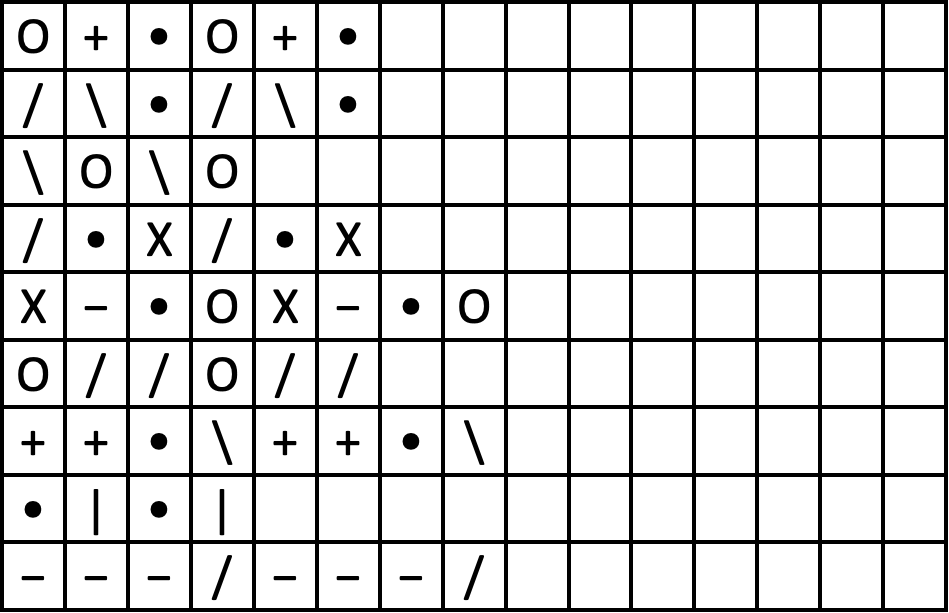
#> input picture COMS 575 – Computational Perception & Computer Vision/hw2/HW2/hw2_files/p1_output.png, 949 x 613 px, found by its file name
$ python p9.py   (older library calls are emulated)
#> lines starting #> are read from the running program, lines starting #| are printed output that depends on the picture; after the words box and inside, x2 and y2 are one past the last pixel; in counts of white or black regions, pixels touching at a corner belong together
import os
import cv2
import numpy as np
import random

# Part 9
# Find all words and highlight them in differnt colors.

delta_x = [-1, -1, -1, 0, 0, 1, 1, 1]
delta_y = [-1, 0, 1, -1, 1, -1, 0, 1]


def color_change(modify_image, corner, rect, color):
    gray = cv2.cvtColor(modify_image, cv2.COLOR_BGR2GRAY)
    binary = cv2.threshold(gray, 225, 255, cv2.THRESH_BINARY_INV)[1]
    x, y, width, height = rect

    for row in range(x - 3, x + width + 3):
        for col in range(y - 3, y + height + 3):
            if binary[col + corner[0] - 1][row + corner[1] - 1] > 225:
                modify_image[col + corner[0] - 1][row + corner[1] - 1] = color


def search(grid, word):
    rows = len(grid)
    cols = len(grid[0])
    length = len(word)
    for row in range(rows):
        for col in range(cols):
            if grid[row][col] != word:
                continue
            else:
                return row, col


def color_word(modify_image, corner, rect_array, position, color):
    row, col, dir, length = position
    for l in range(length + 1):
        color_change(modify_image, corner, rect_array[row][col], color)
        row += delta_y[dir]
        col += delta_x[dir]


def rand_color():
    b = random.randint(5, 245)
    g = random.randint(5, 245)
    r = random.randint(5, 245)

    return b, g, r


image = cv2.imread('/Users/ibnefarabishihab/Desktop/Course materials /COMS 575/HW2/hw2_files/p1_output.png')
#> image is the input picture: shape (613, 949, 3); min 0, max 255, mean 216.4
# cv2.imshow("Input Image", image)

gray = cv2.cvtColor(image, cv2.COLOR_BGR2GRAY)
binary = cv2.threshold(gray, 235, 255, cv2.THRESH_BINARY_INV)[1]
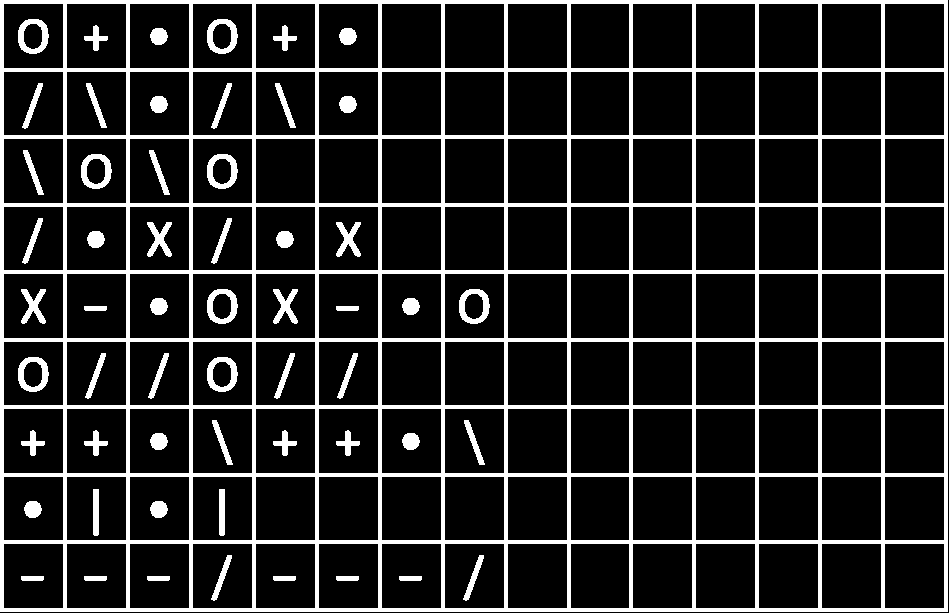
#> binary: shape (613, 949); 15.5% white; 57 white regions, largest, box (x1, y1, x2, y2) and area: (0, 0, 948, 612) 74528, (18, 19, 49, 54) 518, (207, 19, 238, 54) 518

se_v = cv2.getStructuringElement(cv2.MORPH_RECT, (1, 50))
e1 = cv2.erode(binary, se_v)
#> e1: shape (613, 949); 6.5% white; 16 white regions, largest, box (x1, y1, x2, y2) and area: (0, 0, 4, 588) 2352, (63, 0, 67, 588) 2352, (126, 0, 130, 588) 2352
vert = cv2.dilate(e1, se_v)
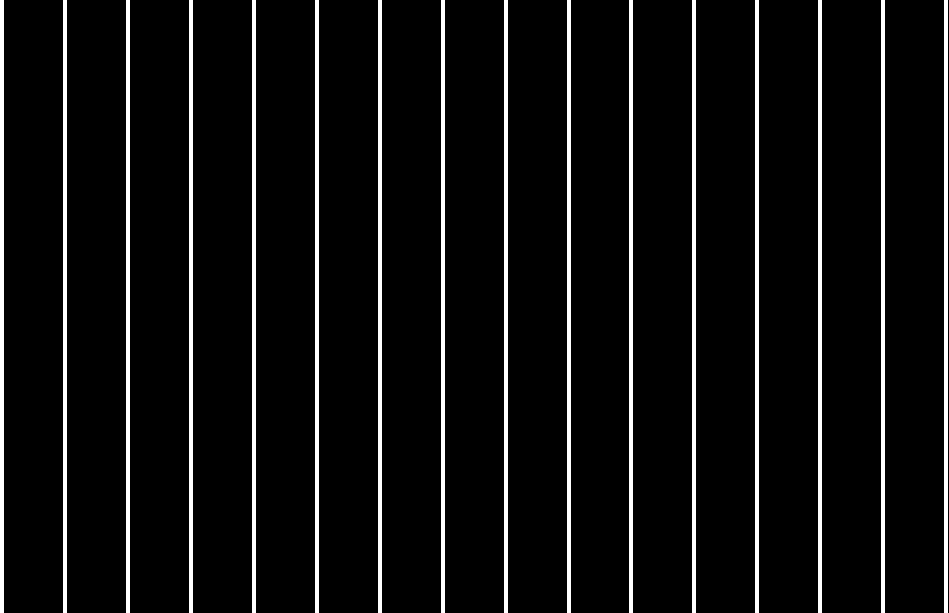
#> vert: shape (613, 949); 6.7% white; 16 white regions
img = cv2.threshold(e1, 200, 255, cv2.THRESH_BINARY)[1]
v_image, contours, _ = cv2.findContours(img.copy(), cv2.RETR_EXTERNAL, cv2.CHAIN_APPROX_NONE)
#> contours = 16 contours; largest, box (x1, y1, x2, y2) and area: (944, 0, 948, 588) 1761, (881, 0, 885, 588) 1761, (818, 0, 822, 588) 1761, (755, 0, 759, 588) 1761, (692, 0, 696, 588) 1761
rows = len(contours) - 1
#> rows = 15

se_h = cv2.getStructuringElement(cv2.MORPH_RECT, (50, 1))
e2 = cv2.erode(binary, se_h)
#> e2: shape (613, 949); 6.4% white; 10 white regions, largest, box (x1, y1, x2, y2) and area: (0, 0, 924, 4) 3696, (0, 68, 924, 72) 3696, (0, 135, 924, 139) 3696
horz = cv2.dilate(e2, se_h)
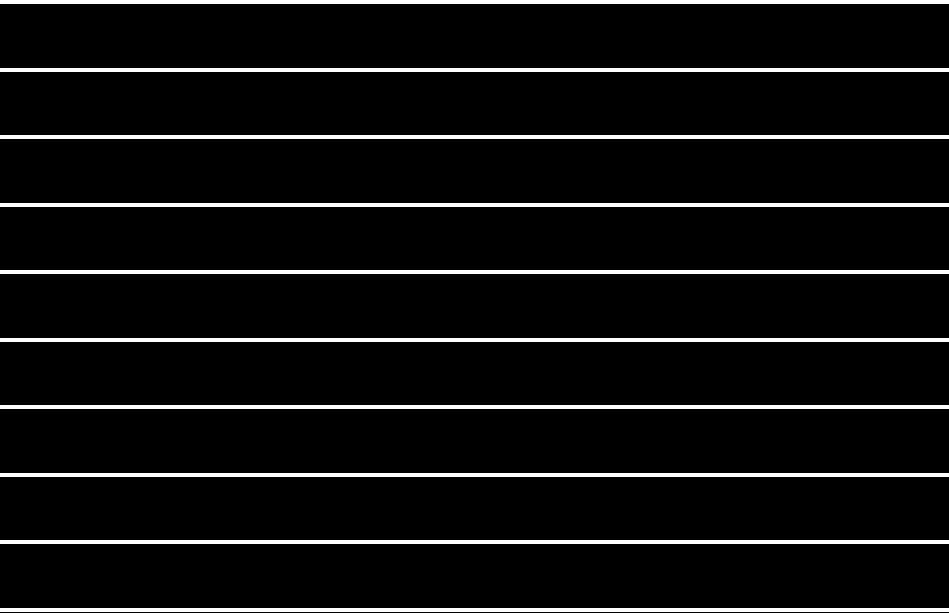
#> horz: shape (613, 949); 6.5% white; 10 white regions, largest, box (x1, y1, x2, y2) and area: (0, 0, 949, 4) 3796, (0, 68, 949, 72) 3796, (0, 135, 949, 139) 3796
img = cv2.threshold(e1, 200, 255, cv2.THRESH_BINARY)[1]
h_image, contours, _ = cv2.findContours(img.copy(), cv2.RETR_EXTERNAL, cv2.CHAIN_APPROX_NONE)
cols = len(contours) - 1
#> cols = 15

grid = cv2.bitwise_or(vert, horz)
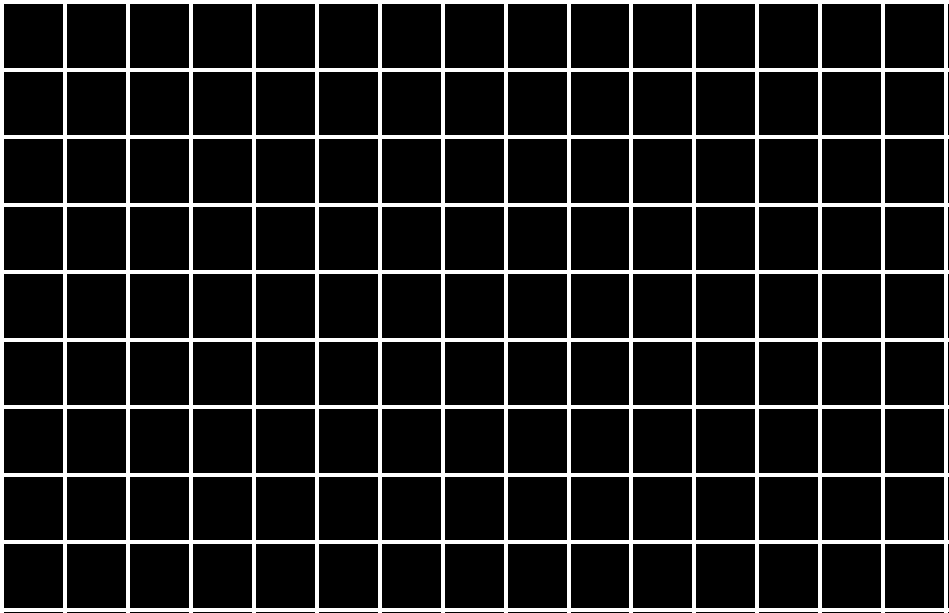
#> grid: shape (613, 949); 12.8% white; 1 white region
im2, contours, _ = cv2.findContours(grid, cv2.RETR_LIST, cv2.CHAIN_APPROX_SIMPLE)
#> contours = 136 contours; largest, box (x1, y1, x2, y2) and area: (0, 0, 949, 613) 578720, (884, 543, 945, 609) 3898, (821, 543, 882, 609) 3898, (758, 543, 819, 609) 3898, (695, 543, 756, 609) 3898

area = 0
ct = None
for c in contours:
    if cv2.contourArea(c) > area:
        area = cv2.contourArea(c)
        ct = c
#> this loop made 136 passes
#> area on passes 1, 136: 3898, 578719.5
#> after the loop, area = 578719.5; ct = contour of 101 points, box (x1, y1, x2, y2) (0, 0, 949, 613), area 578720

rect = cv2.boundingRect(ct)
#> rect = (0, 0, 949, 613)

corner = rect[1], rect[0]
#> corner = (0, 0)
all_letters = image[rect[1]:rect[1] + rect[3], rect[0]:rect[0] + rect[2]]
mask = ~grid[rect[1]:rect[1] + rect[3], rect[0]:rect[0] + rect[2]]
#> mask: shape (613, 949); 87.2% white; 1 black region, box (x1, y1, x2, y2) and area: (0, 0, 949, 613) 74632
mask = cv2.cvtColor(mask, cv2.COLOR_GRAY2BGR)

all_letters = cv2.dilate(all_letters, (5, 5))
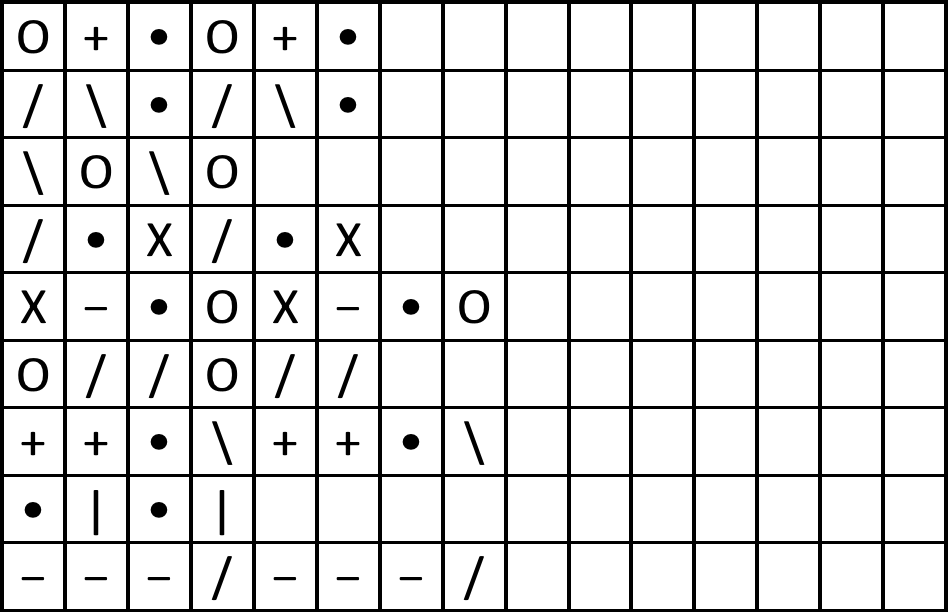
#> all_letters: shape (613, 949, 3); min 0, max 255, mean 220.5

height, width = mask.shape[:2]
#> height = 613; width = 949
row_size = height // rows
#> row_size = 40
col_size = width // cols
#> col_size = 63

word_search_array = [['-' for i in range(cols)] for j in range(rows)]
letter_position_array = [[(0, 0, 0, 0) for i in range(cols)] for j in range(rows)]

for filename in os.listdir('Symbol_Cutouts'):
    current_letter = str(filename[0])
    letter_image = cv2.imread("Symbol_Cutouts/" + str(filename))
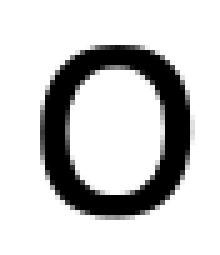
#> input picture COMS 575 – Computational Perception & Computer Vision/hw2/HW2/hw2_files/Symbol_Cutouts/O.png, 44 x 51 px (shown 5 times larger)
#> letter_image is the input picture: shape (51, 44, 3); min 0, max 255, mean 203.9
    gray = cv2.cvtColor(letter_image, cv2.COLOR_BGR2GRAY)
#> gray: shape (51, 44)
    letter = cv2.threshold(gray, 250, 255, cv2.THRESH_BINARY)[1]
#> letter: shape (51, 44); 75.7% white; 1 black region, box (x1, y1, x2, y2) and area: (8, 9, 39, 44) 546
    se_letter = np.array(letter, np.uint8)

    out = cv2.erode(all_letters, se_letter)
    letter = ~letter
#> letter: shape (51, 44); 24.3% white; 1 white region, box (x1, y1, x2, y2) and area: (8, 9, 39, 44) 546
    se_letter = cv2.flip(letter, -1)
#> se_letter: shape (51, 44); 24.3% white; 1 white region, box (x1, y1, x2, y2) and area: (5, 7, 36, 42) 546
    out = cv2.dilate(out, se_letter)
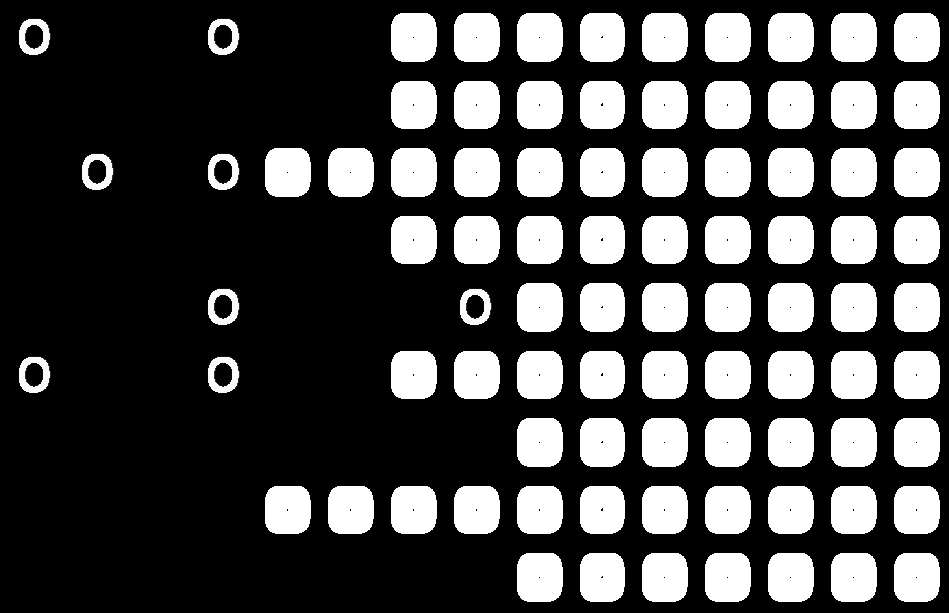
#> out: shape (613, 949, 3); min 0, max 255, mean 73.1

    img = cv2.cvtColor(out, cv2.COLOR_BGR2GRAY)
    img = cv2.threshold(img, 200, 255, cv2.THRESH_BINARY)[1]
#> img: shape (613, 949); 28.7% white; 87 white regions
    _, contours, _ = cv2.findContours(img, cv2.RETR_EXTERNAL, cv2.CHAIN_APPROX_NONE)
#> contours = 87 contours; largest, box (x1, y1, x2, y2) and area: (894, 553, 940, 602) 2000, (831, 553, 877, 602) 2000, (768, 553, 814, 602) 2000, (705, 553, 751, 602) 2000, (642, 553, 688, 602) 2000
    img = cv2.cvtColor(img, cv2.COLOR_GRAY2BGR)
#> img: shape (613, 949, 3); 28.7% white; 87 white regions, largest, box (x1, y1, x2, y2) and area: (391, 13, 437, 62) 2078, (454, 13, 500, 62) 2078, (517, 13, 563, 62) 2078
    for c in contours:
        x1, y1, w, h = cv2.boundingRect(c)
        x, y = (x1 + w // 2, y1 + h // 2)
        col = x // col_size
        row = y // row_size
        if word_search_array[row][col] is '-':
            word_search_array[row][col] = current_letter
            letter_position_array[row][col] = x1, y1, w, h
#> this loop made 87 passes
#> (x1, y1, w, h, x, y, col, row) on passes 1 to 12: (894, 553, 46, 49, 917, 577, 14, 14), (831, 553, 46, 49, 854, 577, 13, 14), (768, 553, 46, 49, 791, 577, 12, 14), (705, 553, 46, 49, 728, 577, 11, 14), (642, 553, 46, 49, 665, 577, 10, 14), (580, 553, 45, 49, 602, 577, 9, 14), (517, 553, 46, 49, 540, 577, 8, 14), (894, 486, 46, 48, 917, 510, 14, 12), (831, 486, 46, 48, 854, 510, 13, 12), (768, 486, 46, 48, 791, 510, 12, 12), (705, 486, 46, 48, 728, 510, 11, 12), (642, 486, 46, 48, 665, 510, 10, 12)
#> (x1, y1, w, h, x, y) on pass 86: (454, 13, 46, 49, 477, 37)
#> pass 2 of the loop `for filename in os.listdir('Symbol_Cutouts'):`:
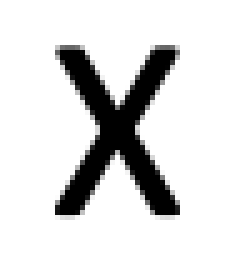
#> input picture COMS 575 – Computational Perception & Computer Vision/hw2/HW2/hw2_files/Symbol_Cutouts/X.png, 47 x 52 px (shown 5 times larger)
#> letter_image is the input picture: shape (52, 47, 3); min 0, max 255, mean 216.7
#> `letter = cv2.threshold(gray, 250, 255, cv2.THRESH_BINARY)[1]`:
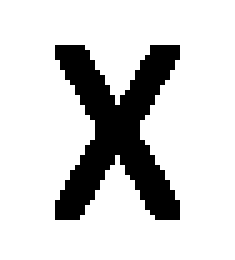
#> letter: shape (52, 47) (shown 5 times larger); 81.5% white; 1 black region, box (x1, y1, x2, y2) and area: (11, 9, 36, 44) 451
#> se_letter: shape (52, 47); 18.5% white; 1 white region, box (x1, y1, x2, y2) and area: (11, 8, 36, 43) 451
#> `out = cv2.dilate(out, se_letter)`:
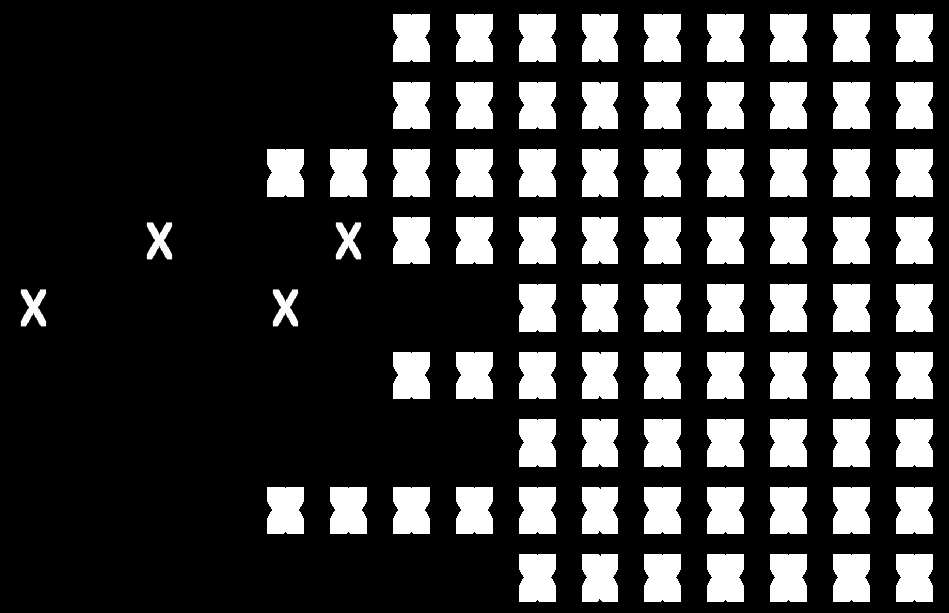
#> out: shape (613, 949, 3); min 0, max 255, mean 58.6
#> the loop `for c in contours:` made 83 passes
#> pass 3 of the loop `for filename in os.listdir('Symbol_Cutouts'):`:
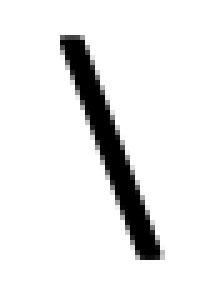
#> input picture COMS 575 – Computational Perception & Computer Vision/hw2/HW2/hw2_files/Symbol_Cutouts/backslash.png, 43 x 57 px (shown 5 times larger)
#> letter_image is the input picture: shape (57, 43, 3); min 0, max 255, mean 231.5
#> `letter = cv2.threshold(gray, 250, 255, cv2.THRESH_BINARY)[1]`:
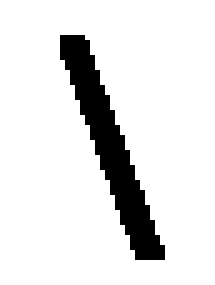
#> letter: shape (57, 43) (shown 5 times larger); 88.6% white; 1 black region, box (x1, y1, x2, y2) and area: (12, 7, 33, 52) 279
#> se_letter: shape (57, 43); 11.4% white; 1 white region, box (x1, y1, x2, y2) and area: (10, 5, 31, 50) 279
#> `out = cv2.dilate(out, se_letter)`:
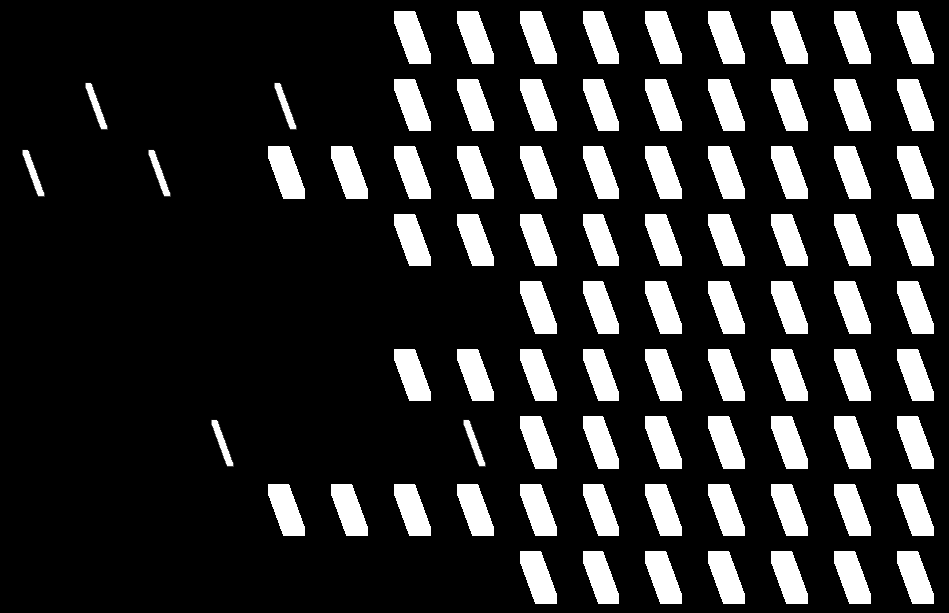
#> out: shape (613, 949, 3); min 0, max 255, mean 44.9
#> the loop `for c in contours:` made 85 passes


colors = [[(0, 0, 0) for i in range(14)] for j in range(14)]

words_to_find = ["X", "O", "+", "/", "\\", "", ".", "-", "|",
                 ]

for word in words_to_find:
    color = rand_color()
    word_pos = search(word_search_array, word)
#> (the run stopped early here; a loop or call above may not have finished)
